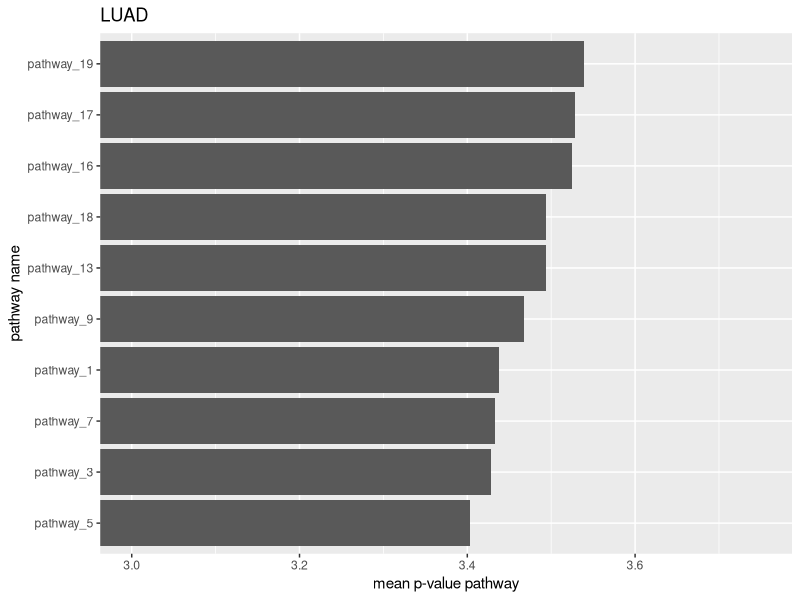
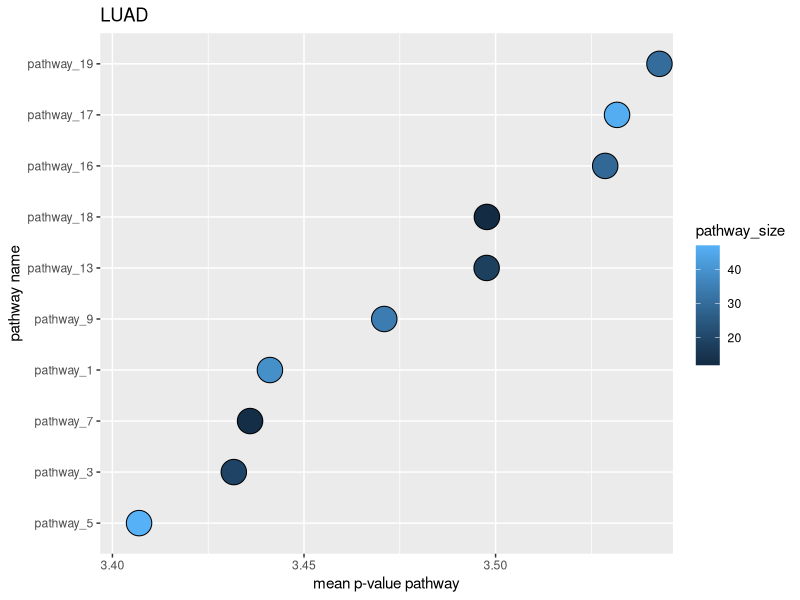
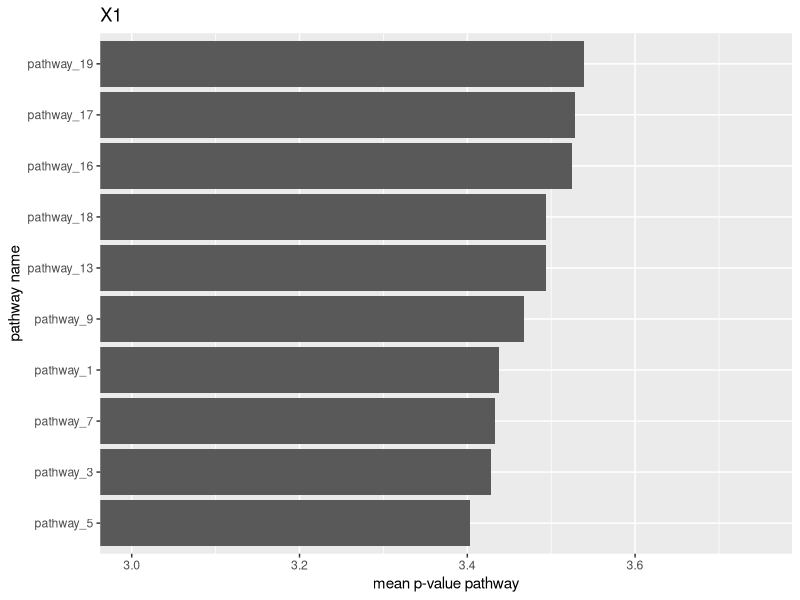
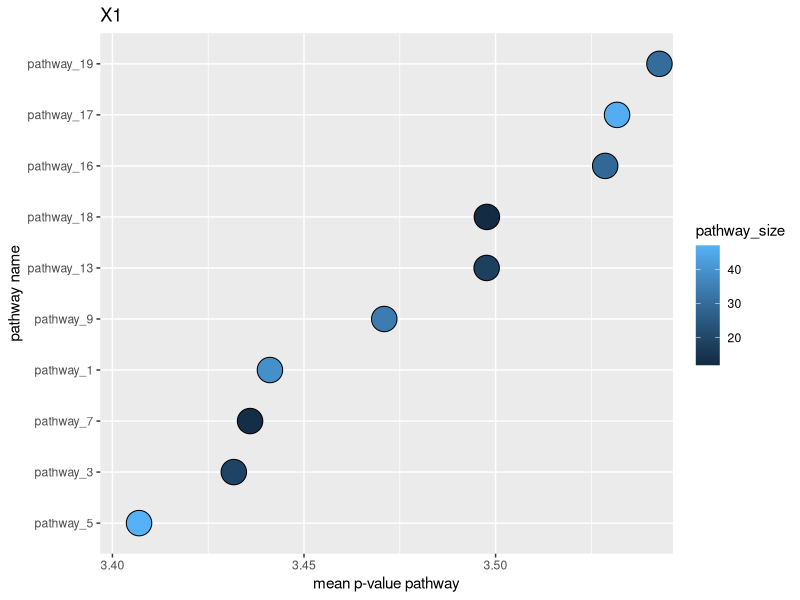
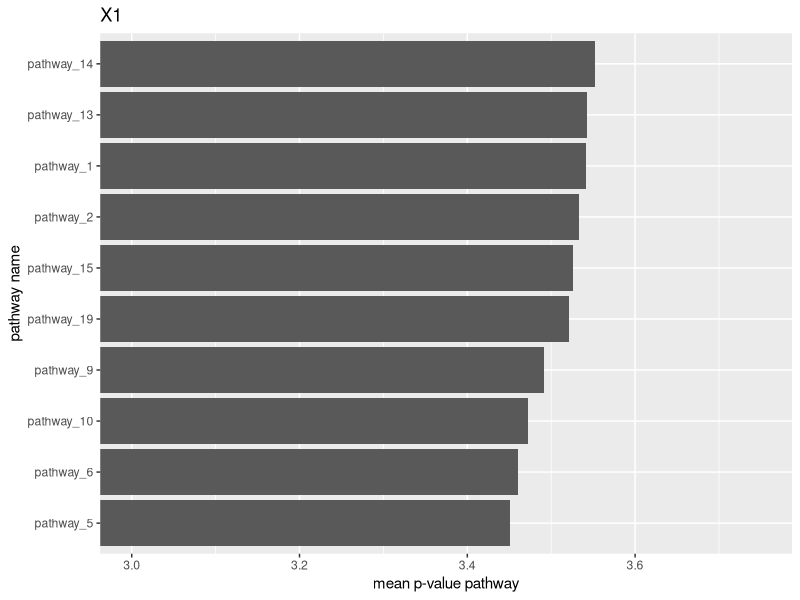
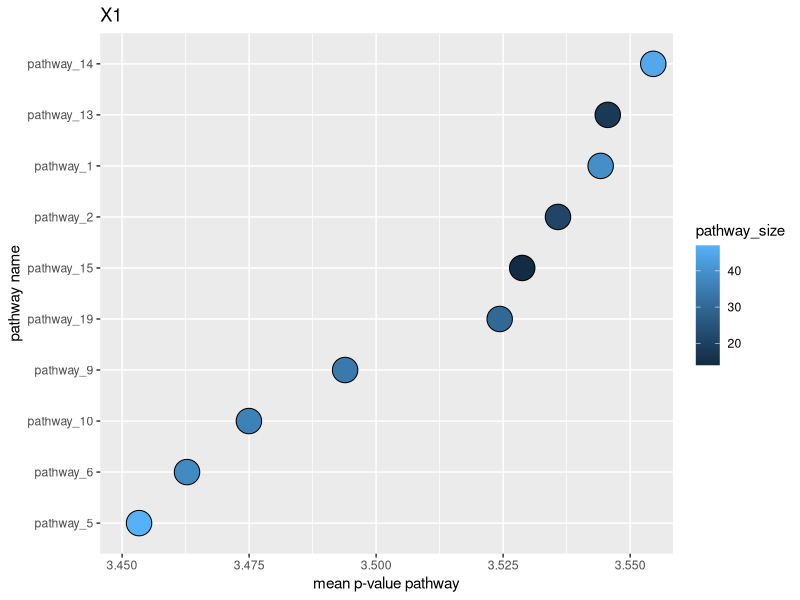
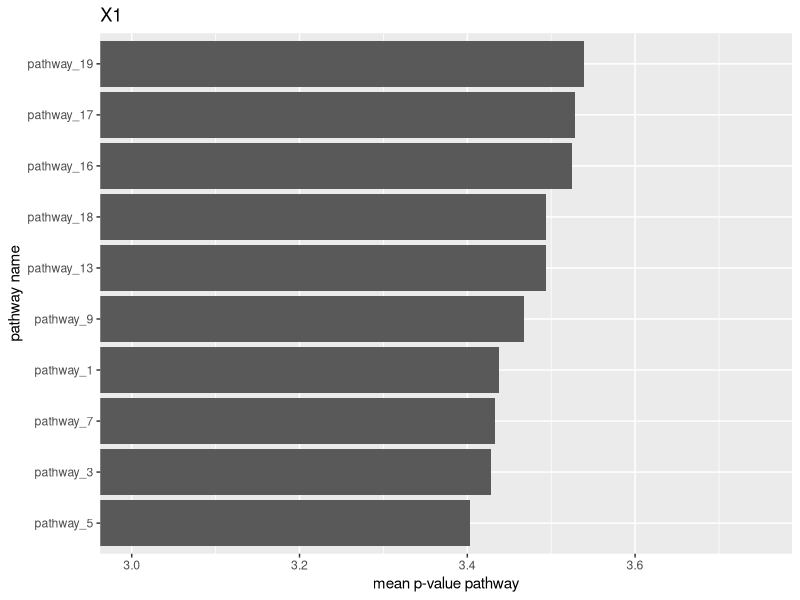
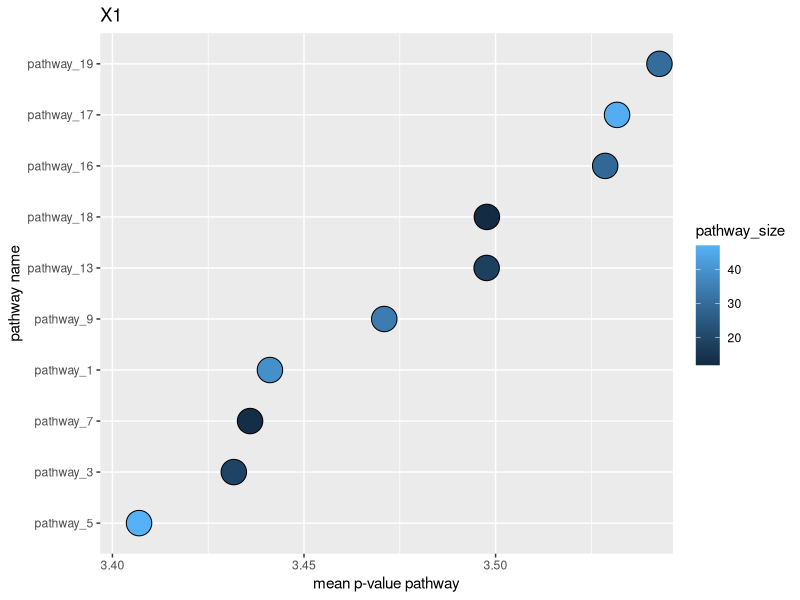

R code for these plots, in order:
## ---- chunk 1
knitr::opts_chunk$set(echo = TRUE)
## ---- chunk 2
# p-value matrix (for pathways)

# for reproducible results set seed (runif )
set.seed(100)
df1 <- data.frame(matrix(runif(20*50, 1e-20, 1e-3), 20, 50),
                  row.names = paste("pathway", 1:20, sep = "_"))

set.seed(95)
df2 <- data.frame(matrix(runif(20*50, 1e-20, 1e-3), 20, 50),
                  row.names = paste("pathway", 1:20, sep = "_"))

df.p.value.list = list("LUAD" = df1, "BRCA" = df2)

# genset size information 

len.genesets <- sample(10:50, 20)
names(len.genesets) <- paste("pathway", 1:20, sep = "_")

head(len.genesets)
## ---- chunk 3
get_top10pathways_from_pvalues = function(df_p_values, length_genesets) {
  
  require(ggplot2)
  
  results <- list()
    
  df_p_values_log10 <- -log10(as.data.frame(df_p_values))
    
  mean_pathway <- as.data.frame(apply(df_p_values_log10, 1, mean))
  rownames(mean_pathway) <- rownames(df_p_values_log10)
  
  ordered_score <- mean_pathway[order(-mean_pathway[ ,1]), 1]
  top_10 <- data.frame(ordered_score[1:10])
  colnames(top_10) <- "mean_pathway"
  
  ordered_names <- order(-mean_pathway[ ,1])
  top_10_names <- ordered_names[1:10]
  top_10$pathway_names <- row.names(mean_pathway)[top_10_names]
  
  results[[1]] <- top_10
  
  results[[2]] <- ggplot(data = top_10, aes(x = mean_pathway, y = reorder(pathway_names, mean_pathway)))+
    geom_bar(stat = "identity")+
    coord_cartesian(xlim =c(3, 3.75))+
    labs(title = names(df_p_values),
         x = "mean p-value pathway",
         y = "pathway name")
  
  pathway_size <- order(-mean_pathway[ ,1])
  top_10_size <- pathway_size[1:10]
  top_10$pathway_size <- length_genesets[top_10_size]
  
  top_10$pathway_names <- as.factor(top_10$pathway_names)
  
  results[[3]] <- ggplot(data = top_10, aes(x = mean_pathway, y = reorder(pathway_names, mean_pathway),
                                            fill = pathway_size))+
    geom_dotplot(position = "identity",
                 binwidth = 0.5,
                 binaxis = "y")+
    labs(title = names(df_p_values),
         x = "mean p-value pathway",
         y = "pathway name")
  
  print(results)
}
## ---- chunk 4
get_top10pathways_from_pvalues(df.p.value.list[1], len.genesets)
                               
## ---- chunk 5

lapply(df.p.value.list, get_top10pathways_from_pvalues, length_genesets = len.genesets)
# lapply(df.p.value.list, best_function, length_genesets = len.genesets)





lapply(df.p.value.list, get_top10pathways_from_pvalues, length_genesets = len.genesets)


dfs <- df.p.value.list

lapply(dfs, FUN= function(df){return(get_top10pathways_from_pvalues(df, len.genesets))})
